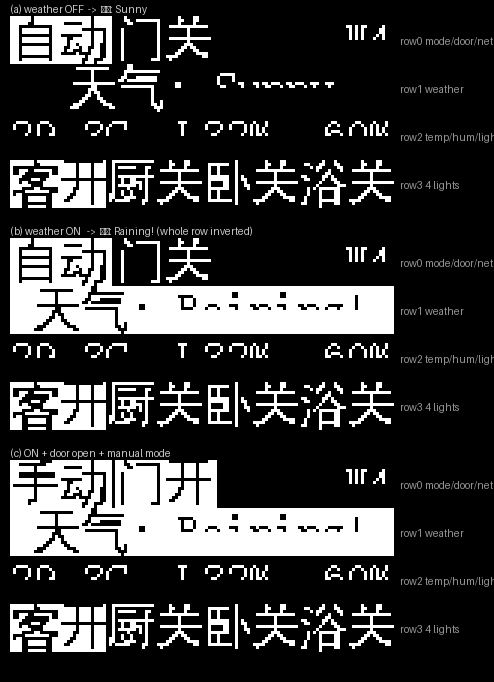

Generate this figure with Python:
# Python
# 屏排版离线预览
# -*- coding: utf-8 -*-
"""
离线渲染需求③的屏幕效果预览 —— 用【真实字库点阵】复刻 display_view.c 的排版。

为什么值得做：屏上的排版宽度全是"手算 + 编译期断言"，肉眼看代码很难发现
"文字被裁掉"或"两块压在一起"。这里用 Python 把 panel.c 的字模按同一套
坐标摆一遍，任何越界都会直接在图上看出来（越界的像素会被丢出画布）。

数据来源（只读，不修改任何源文件）：
  components/ui/font_cn_data.c   panel_cn_glyphs[]   (基础表)
  components/ui/font_cn_extra.c  panel_cn_extra[]    (补充表)
  components/ui/panel_font.c     ASCII 表 panel_ascii_8x16
"""
import os
import re

# 缺 Pillow 时说人话
try:
    from PIL import Image, ImageDraw
except ImportError:
    print('[FAIL] 缺 Pillow：请用系统 Python 跑，别在 ESP-IDF 终端里跑')
    print('       （IDF 自带的 Python 环境没装 Pillow）')
    print('       装的话：pip install pillow')
    raise SystemExit(2)

# ★ 路径不写死：本脚本就放在 tools\verify\ 下，仓库根 = 上两级目录。
#   写死绝对路径的话，仓库一改名/一挪目录，脚本就静默读不到字库（表现为"字全丢"）。
ROOT = os.path.dirname(os.path.dirname(os.path.dirname(os.path.abspath(__file__))))
OUT = os.path.join(os.path.dirname(os.path.abspath(__file__)), "preview_oled.png")

SCR_W, SCR_H = 128, 64
CN_W = CN_H = 16
ASCII_W, ASCII_H = 8, 16


def load_cn_table(path):
    src = open(path, encoding="utf-8", errors="replace").read()
    table = {}
    for m in re.finditer(r"\{\s*0x([0-9A-Fa-f]{4,6})\s*,\s*\{([^}]*)\}\s*\}", src):
        cp = int(m.group(1), 16)
        nums = [int(x, 16) for x in re.findall(r"0x([0-9A-Fa-f]{2})", m.group(2))]
        if len(nums) >= 32:
            table[cp] = nums[:32]
    return table


def load_ascii_table():
    """ASCII 8x16 表：只要按顺序取 panel_ascii_8x16 声明之后的 95 个 '{...}' 块。
    ⚠ 不要依赖"以 }; 结尾"的写法 —— 这张表的收尾 '};' 和最后一个字形在同一行，
    用 `\\n};` 去匹配会静默失败（结果是 ASCII 一个都不画，预览图上只剩汉字）。"""
    path = os.path.join(ROOT, "components/ui/font_cn_data.c")
    src = open(path, encoding="utf-8", errors="replace").read()
    i = src.index("panel_ascii_8x16")
    i = src.index("{", src.index("=", i))
    table = []
    for m in re.finditer(r"\{([^{}]*)\}", src[i:]):
        nums = [int(x, 16) for x in re.findall(r"0x([0-9A-Fa-f]{2})", m.group(1))]
        if len(nums) == 16:
            table.append(nums)
        if len(table) == 95:
            break
    return table or None


CN = {}
CN.update(load_cn_table(os.path.join(ROOT, "components/ui/font_cn_data.c")))
CN.update(load_cn_table(os.path.join(ROOT, "components/ui/font_cn_extra.c")))
ASCII_TAB = load_ascii_table()


class Frame(object):
    """1bpp 显存 + 与 panel.c 一致的绘制原语（超出画布 = 裁掉，用来暴露越界）"""

    def __init__(self):
        self.px = [[0] * SCR_W for _ in range(SCR_H)]
        self.clipped = 0

    def set(self, x, y, v):
        if 0 <= x < SCR_W and 0 <= y < SCR_H:
            self.px[y][x] = v
        else:
            self.clipped += 1

    def fill(self, x, y, w, h, v):
        for py in range(y, y + h):
            for px in range(x, x + w):
                self.set(px, py, v)

    def ascii(self, x, y, ch, color=1):
        o = ord(ch)
        if ASCII_TAB is None or o < 0x20 or o > 0x7E:
            return
        g = ASCII_TAB[o - 0x20]
        for c in range(ASCII_W):
            for b in range(8):
                if g[c] & (1 << b):
                    self.set(x + c, y + b, color)

    def cn(self, x, y, cp, color=1):
        g = CN.get(cp)
        if g is None:
            for c in range(CN_W):
                for p in range(CN_H):
                    if p in (0, CN_H - 1) or c in (0, CN_W - 1):
                        self.set(x + c, y + p, color)
            return
        for c in range(CN_W):
            for half in range(2):
                bits = g[c + half * 16]
                for b in range(8):
                    if bits & (1 << b):
                        self.set(x + c, y + half * 8 + b, color)

    def text(self, x, y, s, color=1):
        """中英混排：ASCII 8px / 汉字 16px（与 panel_draw_text_cn 一致）"""
        for ch in s:
            if ord(ch) < 0x80:
                self.ascii(x, y, ch, color)
                x += ASCII_W
            else:
                self.cn(x, y, ord(ch), color)
                x += CN_W
        return x


def text_width(s):
    return sum(ASCII_W if ord(c) < 0x80 else CN_W for c in s)


def render(raining, door_open, mode_auto, temp="29.3C", hum="60%", light="L32%",
           wifi="W4", lights=(True, False, False, False)):
    f = Frame()

    # ---- 顶栏 y=0：模式反白块(0..33) + 门(36..67) + 网络档位(右对齐) ----
    f.fill(0, 0, 34, 16, 1)
    f.text(1, 0, "自动" if mode_auto else "手动", color=0)      # 反白 = 白底黑字
    dx = 34 + 2
    if door_open:
        f.fill(dx - 1, 0, 34, 16, 1)
        f.text(dx, 0, "门开", color=0)
    else:
        f.text(dx, 0, "门关")
    f.text(SCR_W - text_width(wifi), 0, wifi)

    # ---- 天气行 y=16（需求③，独占整行） ----
    txt = "天气: " + ("Raining!" if raining else "Sunny")
    x = (SCR_W - text_width(txt)) // 2
    if raining:
        f.fill(0, 16, SCR_W, 16, 1)
        f.text(x, 16, txt, color=0)
    else:
        f.text(x, 16, txt)

    # ---- 传感器行 y=32：温度 + 光照 + 湿度 ----
    f.text(0, 32, temp)
    hw = text_width(" " + hum)
    hx = SCR_W - hw
    lw = text_width(light)
    lx = max(text_width(temp) + 8, hx - 8 - lw)
    f.text(lx, 32, light)
    f.text(hx, 32, " " + hum)

    # ---- 四路灯行 y=48：4 格 × 32px，亮的整格反白 ----
    cell = SCR_W // 4
    for i, (room, on) in enumerate(zip(("客", "厨", "卧", "浴"), lights)):
        x = i * cell
        if on:
            f.fill(x, 48, cell, 16, 1)
            f.text(x + 1, 48, room, color=0)
            f.text(x + 17, 48, "开", color=0)
        else:
            f.text(x + 1, 48, room)
            f.text(x + 17, 48, "关")
    return f


def to_image(f, scale=6):
    img = Image.new("L", (SCR_W * scale, SCR_H * scale), 0)
    d = ImageDraw.Draw(img)
    for y in range(SCR_H):
        for x in range(SCR_W):
            if f.px[y][x]:
                d.rectangle([x * scale, y * scale, (x + 1) * scale - 1, (y + 1) * scale - 1],
                            fill=255)
    return img


def main():
    scenes = [
        ("(a) weather OFF  ->  天气: Sunny", dict(raining=False, door_open=False, mode_auto=True)),
        ("(b) weather ON   ->  天气: Raining! (whole row inverted)", dict(raining=True, door_open=False, mode_auto=True)),
        ("(c) ON + door open + manual mode", dict(raining=True, door_open=True, mode_auto=False)),
    ]
    # ★ 倍率压到 3：一屏 128x64 -> 384x192，三帧 + 标注正好一张图能看全，
    #   不需要在查看器里缩放（倍率太大时查看器会按比例只显示局部，反而看不出排版关系）。
    scale, gap = 3, 16
    row_tags = ["row0 mode/door/net", "row1 weather", "row2 temp/hum/light", "row3 4 lights"]
    imgs = [to_image(render(**kw), scale) for _, kw in scenes]
    W = imgs[0].width + 20 + 90          # 右侧留给行标注
    H = gap + sum(im.height + gap + 14 for im in imgs)
    canvas = Image.new("L", (W, H), 0)
    d = ImageDraw.Draw(canvas)
    y = gap
    for (title, _), im in zip(scenes, imgs):
        d.text((10, y - 13), title, fill=200)
        canvas.paste(im, (10, y))
        for i, tag in enumerate(row_tags):
            d.text((im.width + 16, y + i * 16 * scale + 16 * scale // 2 - 5), tag, fill=150)
        y += im.height + gap + 14
    canvas.save(OUT)
    print("saved:", OUT, canvas.size)
    print("cn glyphs loaded:", len(CN), "| ascii table:", "ok" if ASCII_TAB else "MISSING")
    for s in ("天气: Sunny", "天气: Raining!"):
        print("width(%r) = %d px  (screen = %d)" % (s, text_width(s), SCR_W))
    for (name, _), _im in zip(scenes, imgs):
        f = render(**{k: v for k, v in dict(
            raining=("Raining" in name), door_open=("door open" in name),
            mode_auto=("manual" not in name)).items()})
        print("clipped pixels in %-16s : %d" % (name.split()[0], f.clipped))
    # 逐行包围盒：这是比肉眼更可靠的验收（越界/压字都会在这里暴露）
    for title, kw in scenes[:2]:
        f = render(**kw)
        print("--- %s  clipped=%d" % (title.split()[0], f.clipped))
        for y0, y1, tag in ((0, 15, "topbar"), (16, 31, "weather"),
                            (32, 47, "sensors"), (48, 63, "lights")):
            xs = [x for y in range(y0, y1 + 1) for x in range(SCR_W) if f.px[y][x]]
            print("    %-8s lit_x = [%s..%s]" % (tag, min(xs) if xs else "-", max(xs) if xs else "-"))


if __name__ == "__main__":
    main()
